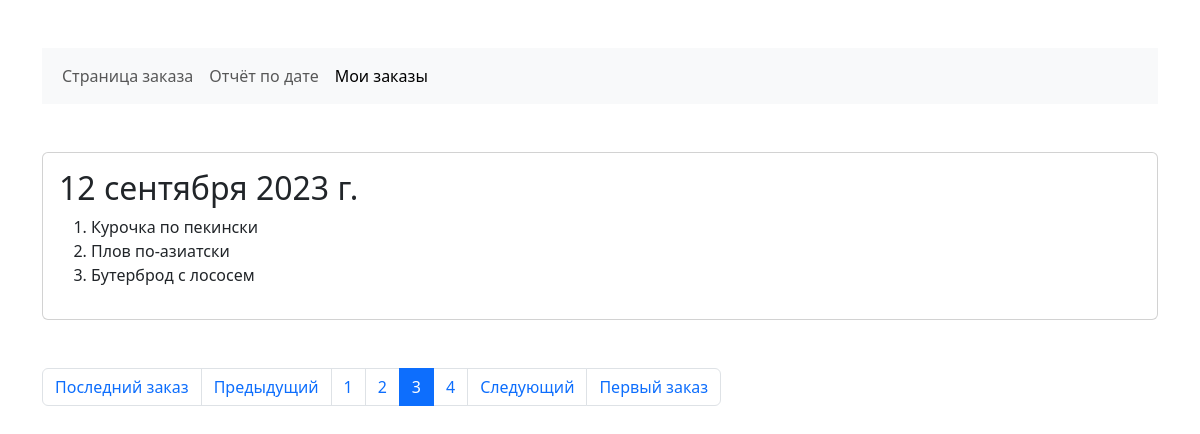
Page /my-orders/?page=3 (signed in) on the committed database.
### app/models.py (models this page shows, shortened)
class OrderModel(models.Model):
	date = models.DateField('Дата')
	user = models.ForeignKey(User, models.CASCADE, 'orders', verbose_name='Пользователь')
	class Meta:
		ordering = ['-date']
		verbose_name = 'Заказ'
		verbose_name_plural = 'Заказы(ов)'

class OrderDishModel(models.Model):
	order = models.ForeignKey(OrderModel, models.CASCADE, 'list', verbose_name='Заказ')
	dish = models.ForeignKey(DishModel, models.CASCADE, 'list', verbose_name='Блюдо')
	class Meta:
		verbose_name = 'Меню пользователя'
		verbose_name_plural = 'Меню пользователя'

class DishModel(models.Model):
	title = models.CharField(max_length=32, verbose_name='Название')
	ingredients = models.CharField(max_length=100, verbose_name='Ингредиенты')
	price = models.FloatField(verbose_name='Цена за единицу')
	class Meta:
		verbose_name = 'Блюдо'
		verbose_name_plural = 'Блюд(о-а)'

### app/views.py (the view)
# urls.py: path('my-orders/', v.my_orders, name='my-orders'),
def my_orders(request):
	if request.user.is_authenticated:
		orders = OrderModel.objects.filter(user=request.user)
		obj_per_page = 1
		orders = Paginator(orders, obj_per_page)
		page_number = request.GET.get('page')
		orders = orders.get_page(page_number)
		data = {
			'title': 'Мои заказы',
			'orders': orders
		}
		return render(request, 'my-orders.html', data)
	return render(request, 'not_auth.html')

### templates/my-orders.html
{% extends 'base.html' %}
{% block content %}
{% if orders %}
<div class="container my-5">
	<div class="card">
		<div class="card-body">
			{% for order in orders %}
			<h2>{{ order.date }}</h2>
			<ol>
				{% for o in order.list.all %}
				<li>{{ o.dish.title }}</li>
				{% endfor %}
			</ol>
			{% endfor %}
		</div>
	</div>
	{% if orders.has_other_pages %}
	<nav aria-label="Page navigation" class="my-5">
		<ul class="pagination">
			{% if orders.has_previous %}
			<li class="page-item"><a class="page-link" href="?page=1">Последний заказ</a></li>
			<li class="page-item">
				<a class="page-link" href="?page={{ orders.previous_page_number }}">
					Предыдущий
				</a>
			</li>
			{% endif %}
			{% for i in orders.paginator.page_range %}
			{% if orders.number == i %}
			<li class="page-item active">
				<span class="page-link">{{ i }}</span>
			</li>
			{% else %}
			<li class="page-item">
				<a class="page-link" href="?page={{ i }}">{{ i }}</a>
			</li>
			{% endif %}
			{% endfor %}
			{% if orders.has_next %}
			<li class="page-item">
				<a class="page-link" href="?page={{ orders.next_page_number }}">
					Следующий
				</a>
			</li>
			<li class="page-item">
				<a class="page-link" href="?page={{ orders.paginator.num_pages }}">
					Первый заказ
				</a>
			</li>
			{% endif %}
		</ul>
	</nav>
	{% endif %}
</div>
{% else %}
<div class="container my-5 p-5 border text-center">
	<h2>У Вас нет заказов!</h2>
</div>
{% endif %}
{% endblock %}

### rows in the picture
OrderModel: date "12 сентября 2023 г."
OrderDishModel: dish "Курочка по пекински"
OrderDishModel: dish "Плов по-азиатски"
OrderDishModel: dish "Бутерброд с лососем"

### other values in the picture
{{ i }} "1" "2" "4"
{{ i }} "3"
